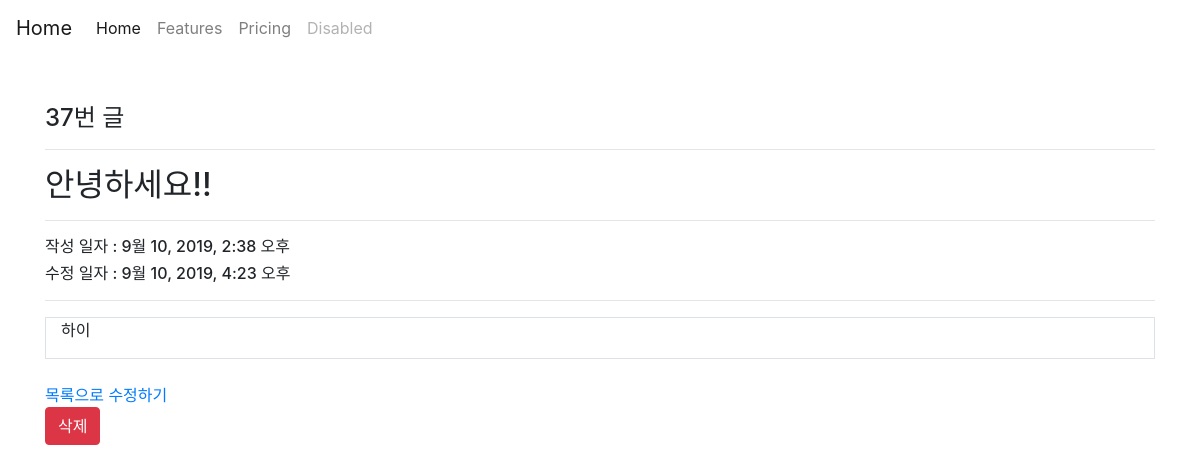
The page /articles/37/ on the database its author committed.
### articles/models.py (models this page shows, shortened)
class Article(models.Model):
    title = models.CharField(max_length=10)
    content = models.TextField()
    created_at = models.DateTimeField(auto_now_add=True)
    updated_at = models.DateTimeField(auto_now=True)

### articles/views.py (the view)
# urls.py: path('<int:article_pk>/', views.detail, name='detail'),
def detail(request, article_pk):
    article = Article.objects.get(pk=article_pk)
    context = {
        'article': article,
    }
    return render(request, 'articles/detail.html', context)

### articles/templates/articles/detail.html (shortened to what this page needs)
{% extends 'articles/base.html' %}
{% block body %}
<h4>{{ article.id }}번 글</h4>
  <hr>
  <h2>{{ article.title }}
    </h2>
    <hr>
    <h6>작성 일자 : {{ article.created_at }}</h6>
      <h6>수정 일자 : {{ article.updated_at }}</h6>
        <hr>
        <div class="container border border-muted">
          <p>{{ article.content }}</p>
        </div>
        <br>
        <a href="{% url 'articles:index' %}">목록으로</a>
        <a href="{% url 'articles:update' article.pk %}">수정하기</a>
        <form action="{% url 'articles:delete' article.pk %}" method="POST" onclick="return confirm('Do you want to delete it?')">
          <input class="btn btn-danger" type="submit" value="삭제">
        </form>
        {% endblock %}

### rows shown on the page
Article: id "37", title "안녕하세요!!", created_at "9월 10, 2019, 2:38 오후", updated_at "9월 10, 2019, 4:23 오후", content "하이"
